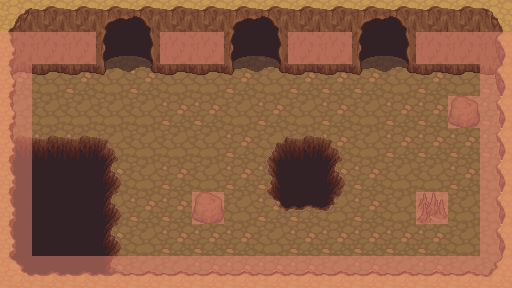

Below is a game level as drawn by its tile map, then a one-line description and the .tmx file that defines it, in full:
An orthogonal 16x9 tile map with 32x32 px tiles, 5 tile layers (Suelo, Suelo2, Paredes, Objetos, ...), 2 tilesets and 7 objects.

<map version="1.0" orientation="orthogonal" renderorder="left-down" width="16" height="9" tilewidth="32" tileheight="32" nextobjectid="11">
 <properties>
  <property name="unity:scale" value=".0347" />
 </properties>
 <tileset firstgid="1" name="terrain_atlas" tilewidth="32" tileheight="32" tilecount="1024" columns="32">
  <image source="../Imagenes/terrain_atlas.png" width="1024" height="1024" />
 </tileset>
 <tileset firstgid="1025" name="colisiones" tilewidth="32" tileheight="32" tilecount="5" columns="5">
  <image source="../Imagenes/colisiones.png" width="160" height="32" />
  <tile id="0">
   <objectgroup draworder="index">
    <object id="0" x="-0.8" y="-0.8" width="33.2" height="32" />
   </objectgroup>
  </tile>
  <tile id="1">
   <objectgroup draworder="index">
    <object id="0" x="16" y="0" width="15.2" height="31.2" />
   </objectgroup>
  </tile>
  <tile id="2">
   <objectgroup draworder="index">
    <object id="0" x="0.4" y="0" width="15.6" height="31.6" />
   </objectgroup>
  </tile>
  <tile id="3">
   <objectgroup draworder="index">
    <object id="0" x="-0.4" y="8" width="31.6" height="24" />
   </objectgroup>
  </tile>
  <tile id="4">
   <objectgroup draworder="index">
    <object id="0" x="0" y="15.6" width="31.2" height="15.6" />
   </objectgroup>
  </tile>
 </tileset>
 <layer name="Suelo" width="16" height="9">
  <data encoding="csv">
180,181,181,180,180,181,180,180,181,181,180,180,181,180,180,180,
181,180,181,181,181,180,180,181,180,181,181,181,181,181,181,181,
180,181,180,181,180,181,181,180,181,180,180,180,181,180,181,180,
181,181,181,181,181,180,180,181,180,181,180,181,180,180,181,180,
181,180,180,181,181,181,181,180,181,181,180,181,180,180,180,180,
180,181,181,180,181,180,181,180,180,181,180,180,181,181,180,181,
181,180,180,181,180,180,180,181,180,180,181,180,181,181,181,181,
181,180,181,180,181,180,180,180,181,180,180,180,180,180,181,181,
181,181,180,180,181,181,180,180,180,180,181,180,181,180,181,181
</data>
 </layer>
 <layer name="Suelo2" width="16" height="9">
  <data encoding="csv">
0,0,0,0,0,0,0,0,0,0,0,0,0,0,0,0,
0,0,0,0,0,0,0,0,0,0,0,0,0,0,0,0,
0,0,0,0,0,0,0,0,0,0,0,0,0,0,0,0,
0,0,0,0,0,0,0,0,0,0,0,0,0,0,0,0,
270,270,270,271,0,0,0,0,269,270,271,0,0,0,0,0,
302,302,302,303,0,0,0,0,301,302,303,0,0,0,0,0,
302,302,302,303,0,0,0,0,333,334,335,0,0,0,0,0,
302,302,302,303,0,0,0,0,0,0,0,0,0,0,0,0,
302,302,302,303,0,0,0,0,0,0,0,0,0,0,0,0
</data>
 </layer>
 <layer name="Paredes" width="16" height="9">
  <data encoding="csv">
42,71,71,162,163,71,71,162,163,165,165,162,163,165,165,41,
74,103,103,194,195,103,103,194,195,103,103,194,195,103,103,73,
106,135,135,226,227,135,135,226,227,135,135,226,227,135,135,105,
40,0,0,0,0,0,0,0,0,0,0,0,0,0,0,12,
40,0,0,0,0,0,0,0,0,0,0,0,0,0,0,12,
40,0,0,0,0,0,0,0,0,0,0,0,0,0,0,12,
40,0,0,0,0,0,0,0,0,0,0,0,0,0,0,12,
40,0,0,0,0,0,0,0,0,0,0,0,0,0,0,12,
10,7,7,7,7,7,7,7,7,7,7,7,7,7,7,9
</data>
 </layer>
 <layer name="Objetos" width="16" height="9">
  <properties>
   <property name="unity:sortingLayerName" value="ObjetosMundo" />
  </properties>
  <data encoding="csv">
0,0,0,0,0,0,0,0,0,0,0,0,0,0,0,0,
0,0,0,0,0,0,0,0,0,0,0,0,0,0,0,0,
0,0,0,0,0,0,0,0,0,0,0,0,0,0,0,0,
0,0,0,0,0,0,0,0,0,0,0,0,0,0,235,0,
0,0,0,0,0,0,0,0,0,0,0,0,0,0,0,0,
0,0,0,0,0,0,0,0,0,0,0,0,0,0,0,0,
0,0,0,0,0,0,235,0,0,0,0,0,0,258,0,0,
0,0,0,0,0,0,0,0,0,0,0,0,0,0,0,0,
0,0,0,0,0,0,0,0,0,0,0,0,0,0,0,0
</data>
 </layer>
 <layer name="Colisiones" width="16" height="9" opacity="0.5">
  <data encoding="csv">
0,0,0,0,0,0,0,0,0,0,0,0,0,0,0,0,
1025,1025,1025,0,0,1025,1025,0,0,1025,1025,0,0,1025,1025,1026,
1027,0,0,0,0,0,0,0,0,0,0,0,0,0,0,1026,
1027,0,0,0,0,0,0,0,0,0,0,0,0,0,1028,1026,
1027,0,0,0,0,0,0,0,0,0,0,0,0,0,0,1026,
1027,0,0,0,0,0,0,0,0,0,0,0,0,0,0,1026,
1027,0,0,0,0,0,1028,0,0,0,0,0,0,1028,0,1026,
1027,0,0,0,0,0,0,0,0,0,0,0,0,0,0,1026,
1029,1029,1029,1029,1029,1029,1029,1029,1029,1029,1029,1029,1029,1029,1029,1026
</data>
 </layer>
 <objectgroup name="Colisiones2">
  <object id="9" x="15" y="134">
   <polyline points="0,0 77,1 93,13 97,31 98,62 102,92 102,122 102,140 -3,138 -3,0" />
  </object>
  <object id="10" x="270" y="154">
   <polyline points="0,0 10,-18 19,-19 52,-18 65,-13 72,5 72,25 71,42 60,56 22,57 5,48 -3,40 -2,-2" />
  </object>
 </objectgroup>
</map>
